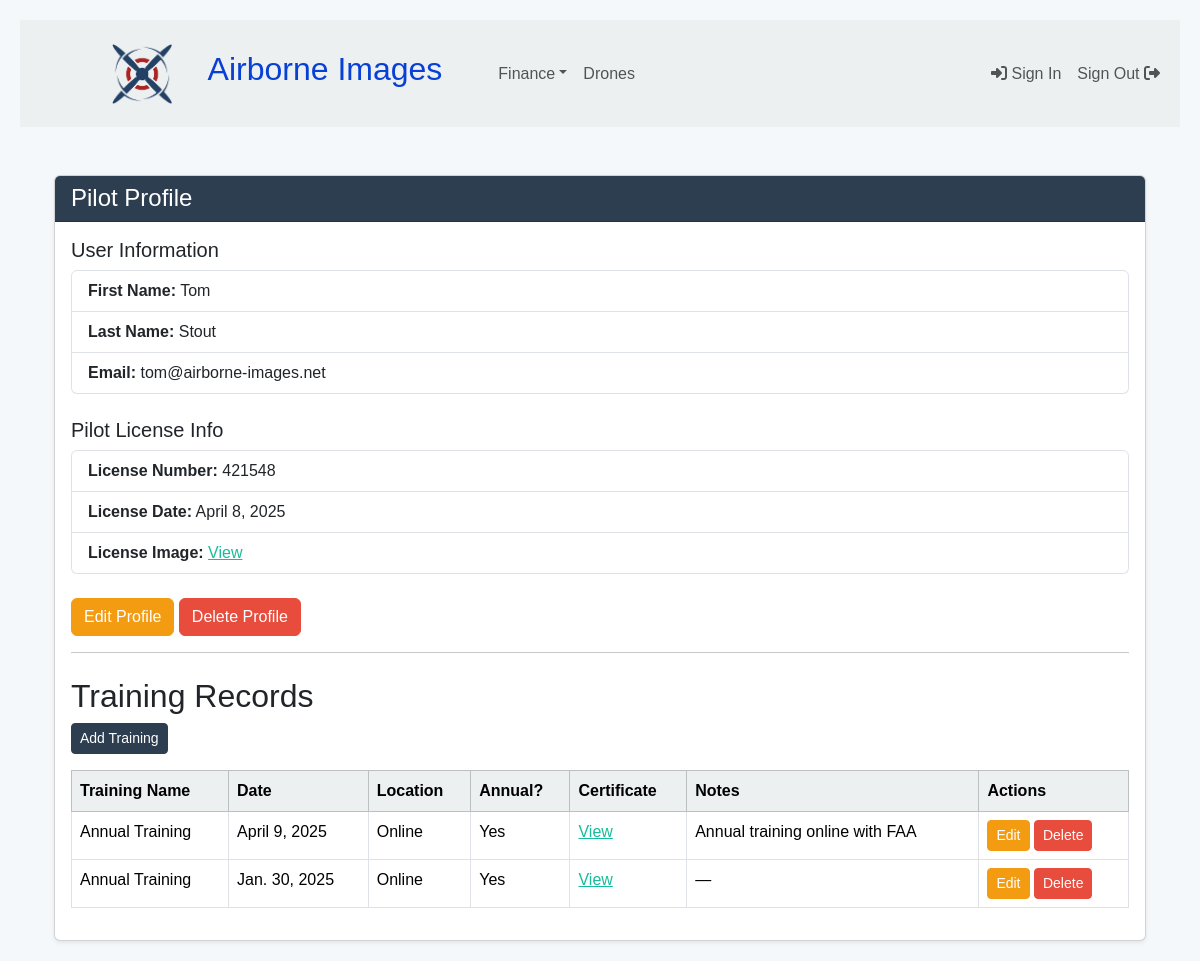
/profile/ (signed in), run on the app's committed database.
### app/models.py (models this page shows, shortened)
class PilotProfile(models.Model):
    user = models.OneToOneField(User, on_delete=models.CASCADE)
    license_number = models.CharField(max_length=50, blank=True, null=True)
    license_date = models.DateField(blank=True, null=True)
    license_image = models.ImageField(upload_to='licenses/', blank=True, null=True)

class TrainingRecord(models.Model):
    pilot = models.ForeignKey(PilotProfile, on_delete=models.CASCADE, related_name='trainings')
    training_name = models.CharField(max_length=200)
    date_completed = models.DateField()
    location = models.CharField(max_length=100, default='Online')
    certificate = models.FileField(upload_to='certificates/', blank=True, null=True)
    is_annual = models.BooleanField(default=False)
    notes = models.TextField(blank=True, null=True)
    class Meta:
        ordering = ['-date_completed']

### app/views.py (the view)
# urls.py: path('profile/', pilot_profile, name='pilot_profile'),
@login_required
def pilot_profile(request):
    try:
        profile = PilotProfile.objects.get(user=request.user)
    except PilotProfile.DoesNotExist:
        return redirect('edit_pilot_profile')
    return render(request, 'app/pilot_profile.html', {'profile': profile})

### app/templates/app/pilot_profile.html
{% extends 'index.html' %}
{% load static %}
{% block content %}
<div class="container mt-5">
  <div class="card shadow-sm">
    <div class="card-header bg-primary text-white">
      <h4 class="mb-0">Pilot Profile</h4>
    </div>
    <div class="card-body">
      <h5>User Information</h5>
      <ul class="list-group mb-4">
        <li class="list-group-item"><strong>First Name:</strong> {{ user.first_name }}</li>
        <li class="list-group-item"><strong>Last Name:</strong> {{ user.last_name }}</li>
        <li class="list-group-item"><strong>Email:</strong> {{ user.email }}</li>
      </ul>
      <h5>Pilot License Info</h5>
      <ul class="list-group mb-4">
        <li class="list-group-item"><strong>License Number:</strong> {{ profile.license_number|default:"Not provided" }}</li>
        <li class="list-group-item"><strong>License Date:</strong> {{ profile.license_date|date:"F j, Y"|default:"Not provided" }}</li>
        <li class="list-group-item">
          <strong>License Image:</strong>
          {% if profile.license_image %}
            <a href="{{ profile.license_image.url }}" target="_blank">View</a>
          {% else %}
            Not uploaded
          {% endif %}
        </li>
      </ul>
      <a href="{% url 'edit_pilot_profile' %}" class="btn btn-warning">Edit Profile</a>
      <a href="{% url 'delete_pilot_profile' %}" class="btn btn-danger">Delete Profile</a>
      <hr>
      <h3 class="mt-4">Training Records</h3>
      <a href="{% url 'add_training_record' %}" class="btn btn-sm btn-primary mb-3">Add Training</a>
      <table class="table table-bordered">
        <thead class="table-light">
          <tr>
            <th>Training Name</th>
            <th>Date</th>
            <th>Location</th>
            <th>Annual?</th>
            <th>Certificate</th>
            <th>Notes</th>
            <th>Actions</th>
          </tr>
        </thead>
        <tbody>
          {% for training in profile.trainings.all|dictsortreversed:"date_completed" %}
          <tr>
            <td>{{ training.training_name }}</td>
            <td>{{ training.date_completed }}</td>
            <td>{{ training.location }}</td>
            <td>{{ training.is_annual|yesno:"Yes,No" }}</td>
            <td>
              {% if training.certificate %}
                <a href="{{ training.certificate.url }}" target="_blank">View</a>
              {% else %}
                —
              {% endif %}
            </td>
            <td>{{ training.notes|default:"—" }}</td>
            <td>
              <a href="{% url 'edit_training_record' training.pk %}" class="btn btn-sm btn-warning">Edit</a>
              <a href="{% url 'delete_training_record' training.pk %}" class="btn btn-sm btn-danger">Delete</a>
            </td>
          </tr>
          {% empty %}
          <tr><td colspan="7">No training records found.</td></tr>
          {% endfor %}
        </tbody>
      </table>
    </div>
  </div>
</div>
{% endblock %}

### templates/index.html (shortened to what this page needs)
<!DOCTYPE html>
<html lang="en">
{% load static %}
{% load bootstrap5 %}
{% bootstrap_css %}
<head>
    {% load static %}
    <link rel="stylesheet" href="https://bootswatch.com/5/flatly/bootstrap.min.css">
    <link rel="stylesheet" href="{% static 'styles/index.css' %}">
    <link href="{% static 'fontawesomefree/css/fontawesome.css' %}" rel="stylesheet">
    <link href="{% static 'fontawesomefree/css/brands.css' %}" rel="stylesheet">
    <link href="{% static 'fontawesomefree/css/solid.css' %}" rel="stylesheet">
</head>
<body>
    {% include 'navbar.html' %}
    <div class="container mt-4">
      {% block content %}         {% endblock %}
    </div>
</body>
</html>

### templates/navbar.html (shortened to what this page needs)
{% load static %}
<html>
</html>
<nav class="navbar navbar-expand-lg bg-light sticky-top" data-bs-theme="light">
  <div class="container-fluid">
    <a
      class="navbar-brand d-flex align-items-center"
      href="{% url 'home' %}"
      style="margin-left: 5rem; margin-right: 3rem; height: 75px">
      <img
        src="{% static 'images/logo.png' %}" height="60px"
        class="App-logo" alt="logo"
        alt="Logo"/> <h5 style="color: #0840d6; font-size: 2rem;">&nbsp;&nbsp;&nbsp;&nbsp;Airborne Images</h5> </a>
    <div class="collapse navbar-collapse" id="navbarColor01">
      <ul class="navbar-nav me-auto">
        <li class="nav-item dropdown">
          <a class="nav-link dropdown-toggle" data-bs-toggle="dropdown" href="#" role="button" aria-haspopup="true" aria-expanded="false">Finance</a>
        </li>
        <li class="nav-item">
          <a class="nav-link" href="{% url 'documents'%}">Drones</a>
        </li>
      </ul>
      <ul class="navbar-nav ms-auto">
        <li class="nav-item">
          <a class="nav-link" href="{% url 'login' %}">
            <i class="fa-solid fa-right-to-bracket"></i> Sign In
          </a>
        </li>
        <li class="nav-item">
          <a class="nav-link" href="{% url 'logout' %}">
            Sign Out <i class="fa-solid fa-right-from-bracket"></i>
          </a>
        </li>
      </ul>
    </div>
  </div>
</nav>

### static/styles/index.css (style rules this page uses)
body { font-optical-sizing: auto; padding: 2rem; background: #f4f8fb; color: #333; }
body { font-family: "Montserrat", sans-serif; padding: 20px; }
.App-logo { height: 60px; pointer-events: none; }
@media (prefers-reduced-motion: no-preference) { .App-logo { animation: App-logo-spin infinite 5s linear; } }

### data on the page
PilotProfile: license_number "421548", license_date "April 8, 2025"
TrainingRecord: training_name "Annual Training", date_completed "April 9, 2025", location "Online", is_annual "Yes", notes "Annual training online with FAA"
TrainingRecord: training_name "Annual Training", date_completed "Jan. 30, 2025", location "Online", is_annual "Yes", notes "—"

### other printed values
{{ user.first_name }} "Tom"
{{ user.last_name }} "Stout"
{{ user.email }} "tom@airborne-images.net"
